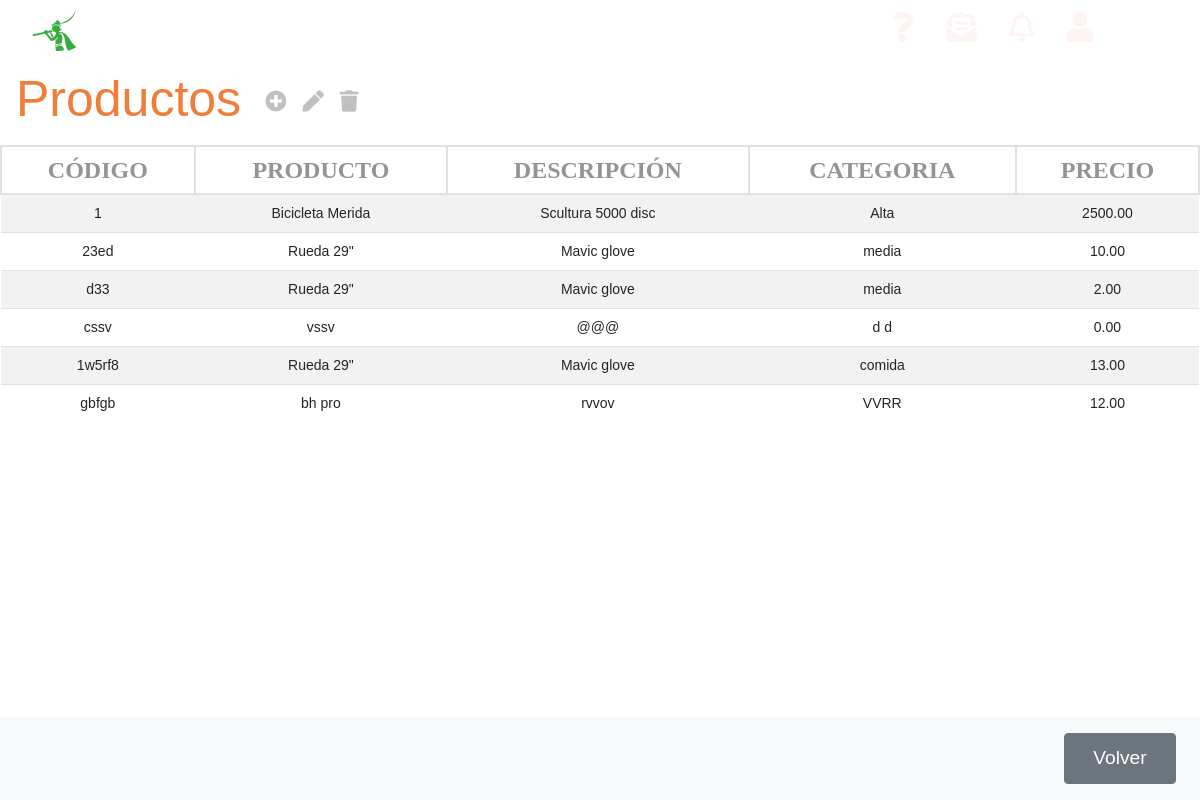
Before: /appEntrega/productos/ with the older database file.
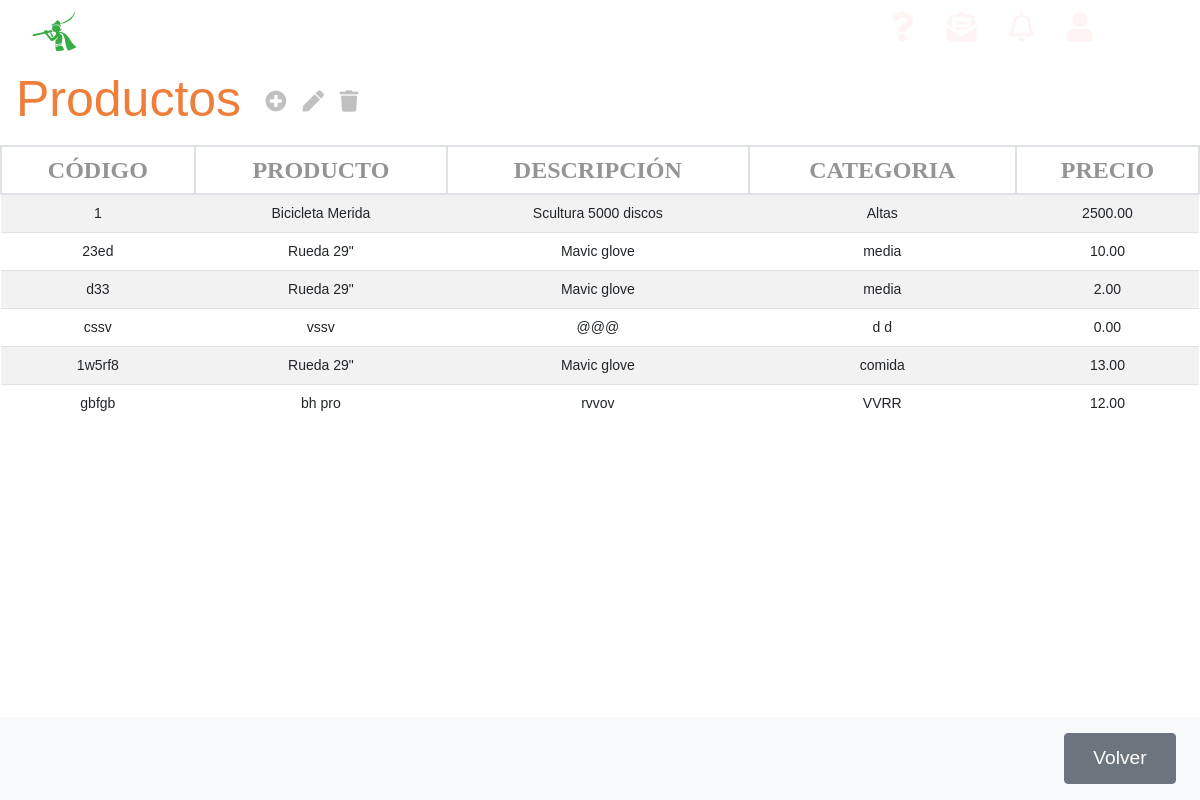
After: the same page with the newer database file.
### appEntrega/models.py (models this page shows, shortened)
class Producto(models.Model):
    producto_referencia = models.CharField(max_length=13, primary_key=True)
    producto_nombre = models.CharField(max_length=50)
    producto_descripcion = models.CharField(max_length=250)
    producto_categoria = models.CharField(max_length=50)
    producto_precio = models.DecimalField(max_digits=10, decimal_places=2, default=0)

### appEntrega/views.py (the view)
# urls.py: path('productos/', ProductoListView.as_view(), name='listaProducto'),
class ProductoListView(ListView):
    model = Producto
    template_name = 'listaProductos.html'
    context_object_name = 'lista_productos'

### appEntrega/templates/listaProductos.html
{% extends 'base.html' %}
{% block content %}
<div class="">
    <nav class="navbar navbar-light table-navbar">
        <h2 class="orange-color">Productos</h2>
        <ul class="navbar-nav mr-auto flex-row">
            <li class="nav-item m-0 ml-3">
                <i class="fas fa-plus-circle fa-lg c-grey"
                    onclick="location.href='http://127.0.0.1:8000/appEntrega/productos/nuevo/'"></i>
            </li>
            <li class="nav-item m-0">
                <i class="fas fa-pen fa-lg c-grey"></i>
            </li>
            <li class="nav-item m-0">
                <i class="fas fa-trash fa-lg c-grey"></i>
            </li>
        </ul>
    </nav>
</div>
<div class="row">
    <div class="col-md-12">
        <table class="table-deustronic table table-striped table-hover">
            <thead>
                <tr>
                    <th>CÓDIGO</th>
                    <th>PRODUCTO</th>
                    <th>DESCRIPCIÓN</th>
                    <th>CATEGORIA</th>
                    <th>PRECIO</th>
                </tr>
            </thead>
            <tbody>
                {% if lista_productos %}
                {% for producto in lista_productos %}
                <tr ondblclick="location.href='http://127.0.0.1:8000/appEntrega/productos/{{producto.pk}}/editar'">
                    <td>
                        {{producto.producto_referencia}}
                    </td>
                    <td>{{producto.producto_nombre}}</td>
                    <td>{{producto.producto_descripcion}}</td>
                    <td>{{producto.producto_categoria}}</td>
                    <td>{{producto.producto_precio}}</td>
                </tr>
                {% endfor %}
                {% else %}
                <tr>
                    <td colspan="5">
                        <p>No existen Componentes</p>
                    </td>
                </tr>
                {% endif %}
            </tbody>
        </table>
    </div>
</div>
<nav class="navbar navbar-light bg-light fixed-bottom">
    <div class="form-inline ml-auto">
        <button onclick="location.href='http://127.0.0.1:8000/appEntrega'" class="btn boton-nav btn-secondary m-2"
            type="button">Volver</button>
    </div>
</nav>
{% endblock %}

### appEntrega/templates/base.html (shortened to what this page needs)
<!DOCTYPE html>
{% load static %}
<html lang="es">
<head>
    <link rel="stylesheet" href="https://use.fontawesome.com/releases/v5.5.0/css/all.css">
    <link rel="stylesheet" type="text/css" href="{% static '/style/bootstrap.css' %}">
    <link rel="stylesheet" type="text/css" href="{% static '/style/styles.css' %}">
    <link rel="stylesheet" type="text/css" href="{% static '/style/index.css' %}">
    <link rel="stylesheet" type="text/css" href="{% static '/style/table.css' %}">
    <link rel="stylesheet" type="text/css" href="{% static '/style/productos.css' %}">
    <link rel="stylesheet" type="text/css" href="{% static '/style/header.css' %}">
    <link rel="stylesheet" type="text/css" href="{% static '/style/forms.css' %}">
    <link rel="stylesheet" type="text/css" href="{% static '/style/modal.css' %}">
</head>
<header class="cabeceraPortada">
    <div class="container-header row justify-content-between align-items-center my-2">
        <div class="col-3 d-flex align-items-center">
            <i class="fab fa-pied-piper-alt logo_empresa"></i>
            <h1><a class="tituloenlaceP1" href="http://127.0.0.1:8000/appEntrega/"> DEUSTRONIC
                </a></h1>
        </div>
        <nav>
            <ul class="col-8 d-flex">
                <li><a class="a" href=""><i class="fas fa-question"></i></a></li>
                <li><a class="a" href=""><i class="fas fa-envelope-open-text"></i></a></li>
                <li><a class="a" href=""><i class="far fa-bell"></i></a></li>
                <li><a class="a" href=""><i class="fas fa-user"></i></a></li>
            </ul>
        </nav>
    </div>
</header>
<div class="wrapper">
    {% block content %}
    {% endblock %}
</div>
<body>
</body>
</html>

### appEntrega/static/style/styles.css (style rules this page uses)
.orange-color, .orange-color:hover { color: rgb(239, 126, 58) !important; font-weight: 100 !important; }
* { font-family: 'FiraSans-Regular', sans-serif; }
html { overflow-x: hidden; overflow-y: overlay; }
html, body { height: 100%; }
body { margin: 0; }
i { cursor: pointer !important; }
ul { padding: 0 !important; }

### appEntrega/static/style/table.css (style rules this page uses)
table { overflow: scroll; }
table td { vertical-align: middle !important; }
.table-deustronic th { color: #949494; font-weight: bold; font-size: 1.5rem; padding: 5px 10px; border: 2px solid #dee2e6; font-family: FiraSans-Regular, Calibri, Verdana; text-align: center !important; }
.table-deustronic td { font-size: 14px; padding: 0.5rem; text-align: center !important; cursor: pointer !important; }
.table-navbar { position: sticky; background-color: white; z-index: 1; top: 0; width: 100%; }

### appEntrega/static/style/productos.css (style rules this page uses)
.navbar-nav .nav-item { padding: 0 .5rem; }
.c-grey { color: silver !important; }
.boton-nav { width: 7rem; height: 3.2rem !important; color: white !important; font-weight: 400; font-size: 1.2rem; text-decoration: none; outline-style: none; }

### appEntrega/static/style/header.css (style rules this page uses)
header.cabeceraPortada { background-image: url(https://img.freepik.com/free-vector/blue-copy-space-digital-background_23-2148821698.jpg?size=626&ext=jpg); background-repeat: no-repeat; background-size: 100% 100%; width: 100%; overflow: hidden; }
.tituloenlaceP1 { color: rgb(255, 255, 255); font-size: 25px; font-family: 'Trebuchet MS', 'Lucida Sans Unicode', 'Lucida Grande', 'Lucida Sans', Arial, sans-serif; margin-left: 25px; top: -30px; text-decoration: none; overflow-y: hidden; }
h2 { padding: 0px; color: #1c3d79; font-size: 50px; font-family: 'Franklin Gothic Medium', 'Arial Narrow', Arial, sans-serif }
.a { text-decoration: none; font-family: 'Courier New', Courier, monospace; font-size: 30px; color: #fff4f4; }
li { list-style: none; margin-right: 2rem; }
.logo_empresa { margin-left: 2rem; text-decoration: none; font-size: 40px; color: #36ac42; }
a.tituloenlaceP1 { text-decoration: none; font-family: Georgia, 'Times New Roman', Times, serif; font-size: 30px; color: #ffffff; float: left; }
.container-header { width: 95%; }
ul { margin: 0 !important; }
h1 { margin: 0 !important; }

### appEntrega/static/style/modal.css (style rules this page uses)
:root { --lightgray: #efefef; --blue: steelblue; --white: #fff; --black: rgba(0, 0, 0, 0.8); --bounceEasing: cubic-bezier(0.51, 0.92, 0.24, 1.15); }
* { padding: 0; margin: 0; }
a { color: inherit; text-decoration: none; }

Changed rows visible on the page:
changed Producto "Bicicleta Merida": producto_descripcion "Scultura 5000 disc" → "Scultura 5000 discos"; producto_categoria "Alta" → "Altas"
